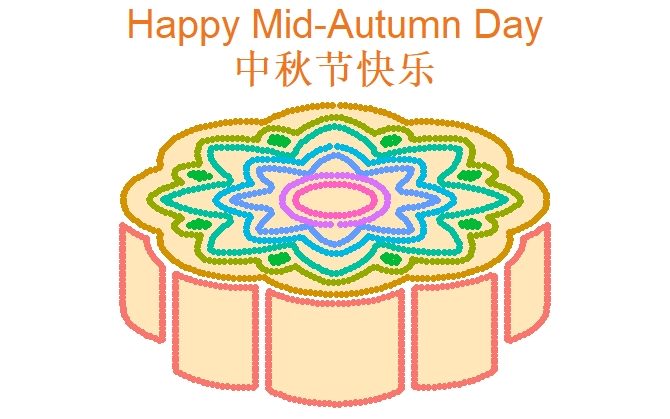

Source code (R):
library(biobabble)
data("mooncake")
bplot(mooncake)

library(tidyverse)

mooncake <- mooncake%>%
  mutate(color=c(rep("a",426),rep("c",216),rep("d",69),
                 rep("b",218),
                 rep("e",212),rep("f",135),rep("g",130),rep("h",54),rep("i",40)),
         fill=c(rep("a3",109),rep("a4",88),rep("a2",87),rep("a5",71),rep("a1",71),
                rep("c",216),                  
                rep("d1",9),rep("d2",9),rep("d3",8),rep("d4",9),rep("d5",8),rep("d6",9),rep("d7",9),rep("d8",8),
                rep("b",218),rep("e",212),rep("f",135),rep("g",130),rep("h",54),rep("i",40))
          )

ggplot(mooncake,aes(x=-x,y=-y))+
  geom_polygon(aes(group=fill),fill="wheat1")+
  geom_point(aes(color=color),size=2)+
  coord_fixed(ratio = 0.7)+
  labs(title = "Happy Mid-Autumn Day",
       subtitle="中秋节快乐")+
  theme_void()+
  theme(plot.title = element_text(family="sans",color = "chocolate2",hjust = 0.5,size = 30),
        plot.subtitle = element_text(family="sans",face = "bold",color = "chocolate2",hjust = 0.5,size = 30),
        legend.position = "none")
  
  write.csv(mooncake,"mooncake.csv")
